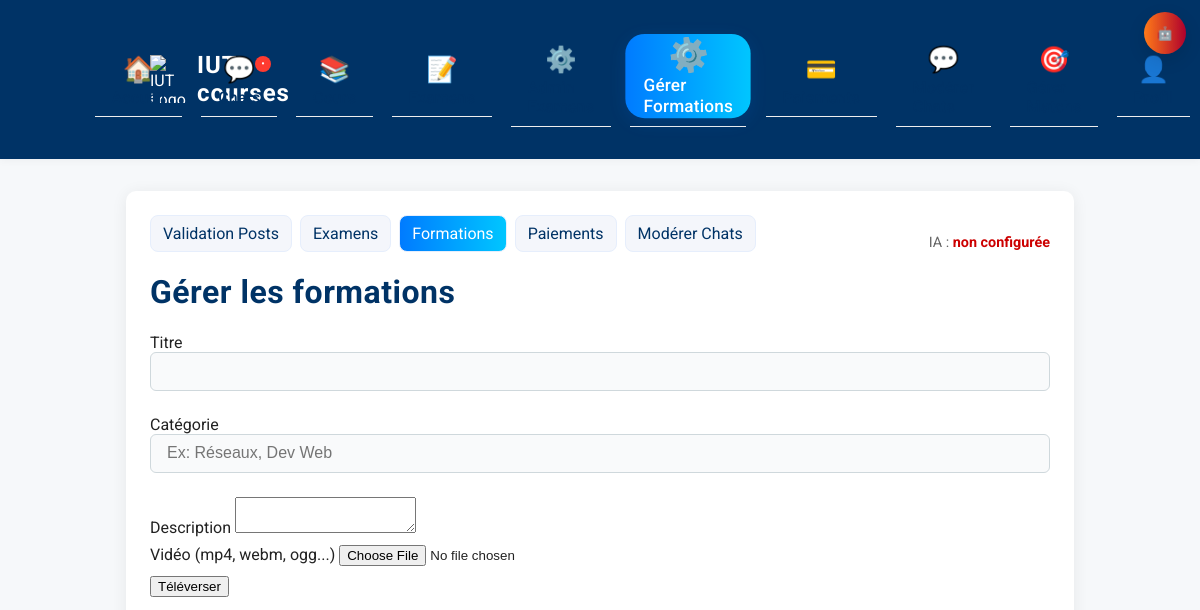
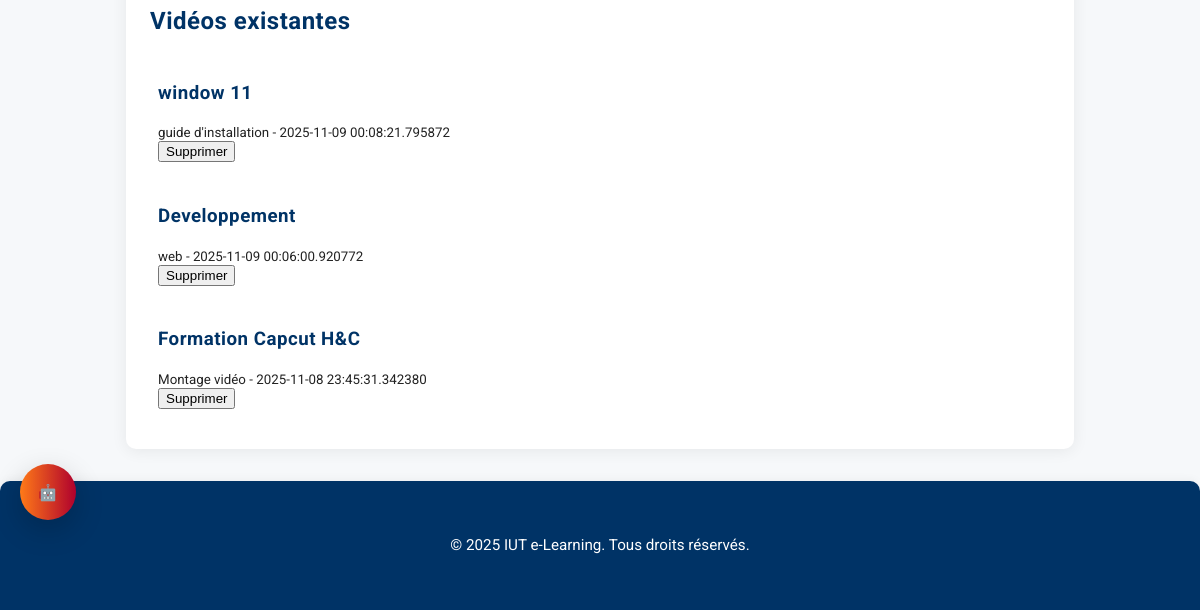
The app's page /admin/formations (signed in), older data (2 pictures, top to bottom).
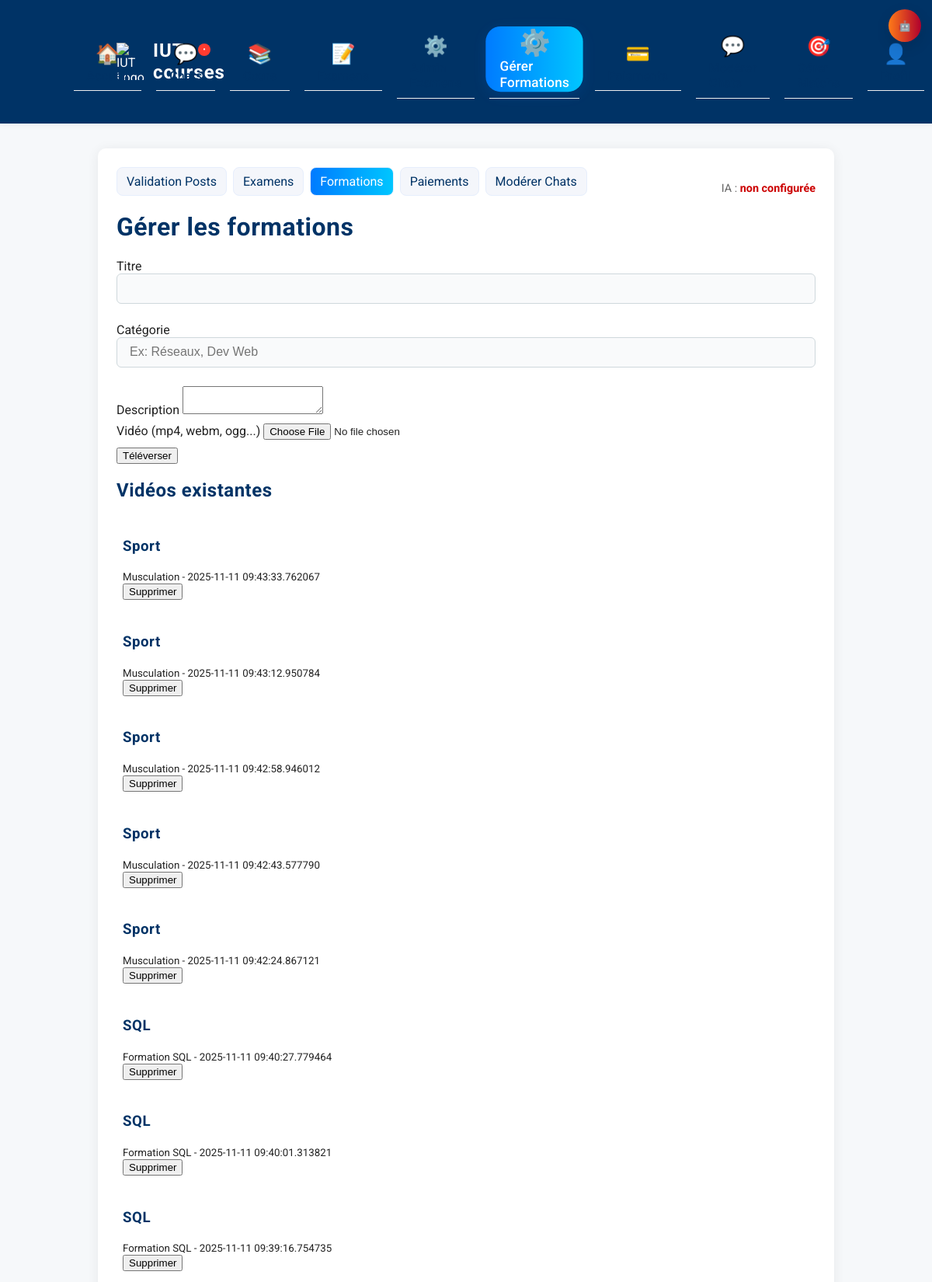
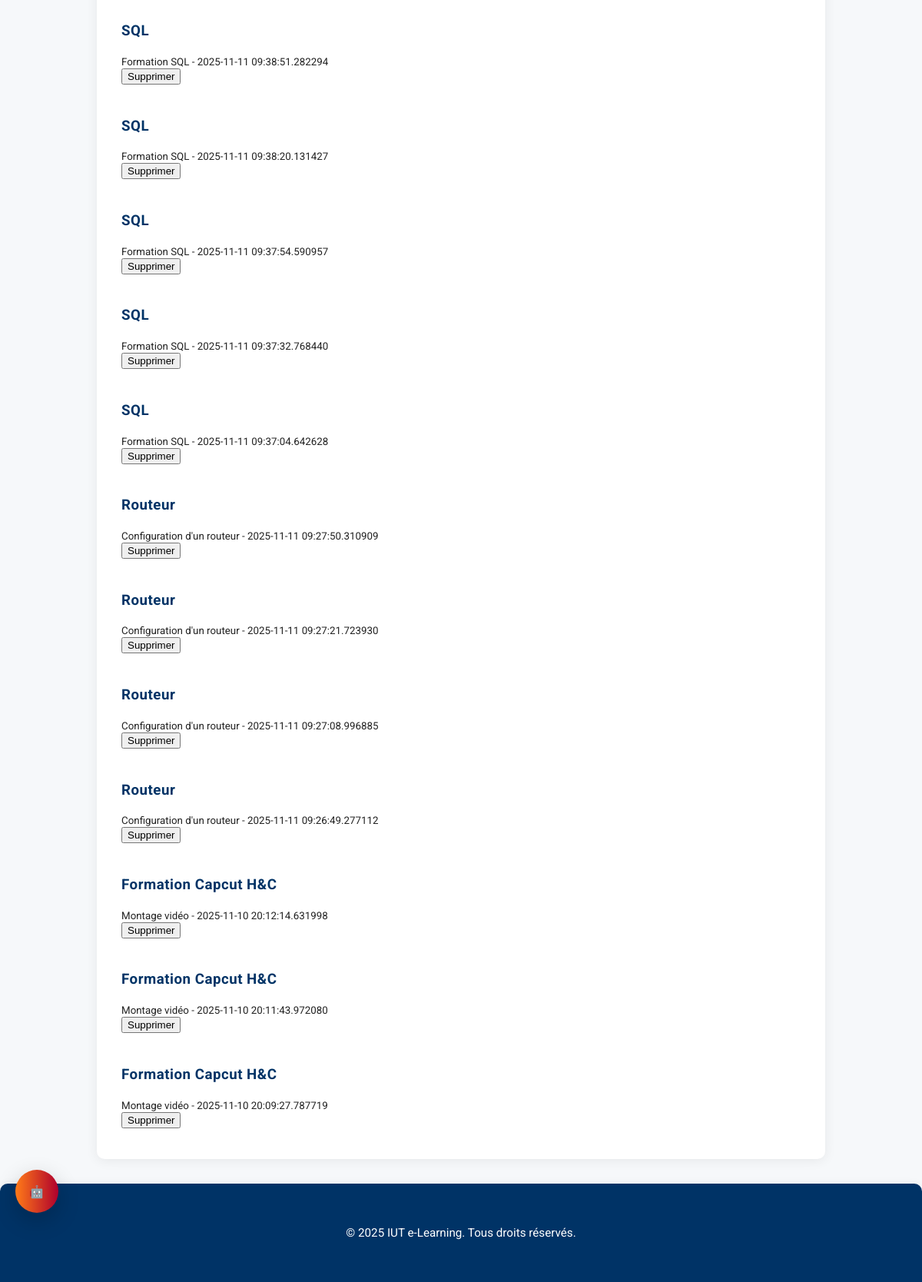
The same page, newer data (2 pictures, top to bottom).
### tables this page shows
CREATE TABLE formations (
    id INTEGER PRIMARY KEY AUTOINCREMENT,
    titre TEXT NOT NULL,
    description TEXT,
    categorie TEXT,
    filename TEXT NOT NULL,
    uploaded_by INTEGER,
    created_at DATETIME DEFAULT CURRENT_TIMESTAMP
);

### app.py (the view, shortened to what this page needs)
@app.route("/admin/formations", methods=["GET", "POST"])
@admin_required
def admin_formations():
    conn = get_db_connection()
    categories = conn.execute("SELECT DISTINCT categorie FROM formations").fetchall()
    videos = conn.execute("SELECT * FROM formations ORDER BY created_at DESC").fetchall()
    conn.close()
    return render_template("admin_formations.html", videos=videos, categories=[c['categorie'] for c in categories])

### app.py (called while the page is built)
def get_db_connection():
    conn = sqlite3.connect(os.path.join(os.path.dirname(__file__), 'database', 'iut_courses.db'))
    conn.row_factory = sqlite3.Row
    return conn

def is_admin():
    return session.get("user_email") == ADMIN_EMAIL

def admin_required(f):
    @wraps(f)
    def decorated_function(*args, **kwargs):
        if not is_admin():
            return "Accès réservé à l'administrateur.", 403
        return f(*args, **kwargs)
    return decorated_function

### templates/admin_formations.html (shortened to what this page needs)
{% extends "base.html" %}
{% block content %}
{% include '_admin_nav.html' %}
<div class="admin-forms">
    <h1>Gérer les formations</h1>
    <form method="POST" enctype="multipart/form-data" class="upload-form">
        <div>
            <label>Titre</label>
            <input type="text" name="titre" required>
        </div>
        <div>
            <label>Catégorie</label>
            <input type="text" name="categorie" placeholder="Ex: Réseaux, Dev Web">
        </div>
        <div>
            <label>Description</label>
            <textarea name="description"></textarea>
        </div>
        <div>
            <label>Vidéo (mp4, webm, ogg...)</label>
            <input type="file" name="video" accept="video/*" required>
        </div>
        <div style="margin-top:10px;">
            <button type="submit">Téléverser</button>
        </div>
    </form>
    <h2>Vidéos existantes</h2>
    <div class="admin-list">
        {% for v in videos %}
        <div class="admin-item">
            <h3>{{ v.titre }}</h3>
            <small>{{ v.categorie }} - {{ v.created_at }}</small>
            <form method="POST" action="{{ url_for('admin_formations_delete', video_id=v.id) }}" onsubmit="return confirm('Supprimer ?')">
                <button type="submit">Supprimer</button>
            </form>
        </div>
        {% endfor %}
    </div>
</div>
{% endblock %}

Row changes from the older to the newer data that the page shows:
removed formations: titre "window 11", categorie "guide d'installation", created_at "2025-11-09 00:08:21.795872"
removed formations: titre "Developpement", categorie "web", created_at "2025-11-09 00:06:00.920772"
removed formations: titre "Formation Capcut H&C", categorie "Montage vidéo", created_at "2025-11-08 23:45:31.342380"
added formations: titre "Sport", categorie "Musculation", created_at "2025-11-11 09:43:33.762067"
added formations: titre "Sport", categorie "Musculation", created_at "2025-11-11 09:43:12.950784"
added formations: titre "Sport", categorie "Musculation", created_at "2025-11-11 09:42:58.946012"
added formations: titre "Sport", categorie "Musculation", created_at "2025-11-11 09:42:43.577790"
added formations: titre "Sport", categorie "Musculation", created_at "2025-11-11 09:42:24.867121"
added formations: titre "SQL", categorie "Formation SQL", created_at "2025-11-11 09:40:27.779464"
added formations: titre "SQL", categorie "Formation SQL", created_at "2025-11-11 09:40:01.313821"
added formations: titre "SQL", categorie "Formation SQL", created_at "2025-11-11 09:39:16.754735"
added formations: titre "SQL", categorie "Formation SQL", created_at "2025-11-11 09:38:51.282294"
added formations: titre "SQL", categorie "Formation SQL", created_at "2025-11-11 09:38:20.131427"
added formations: titre "SQL", categorie "Formation SQL", created_at "2025-11-11 09:37:54.590957"
added formations: titre "SQL", categorie "Formation SQL", created_at "2025-11-11 09:37:32.768440"
added formations: titre "SQL", categorie "Formation SQL", created_at "2025-11-11 09:37:04.642628"
added formations: titre "Routeur", categorie "Configuration d'un routeur", created_at "2025-11-11 09:27:50.310909"
added formations: titre "Routeur", categorie "Configuration d'un routeur", created_at "2025-11-11 09:27:21.723930"
added formations: titre "Routeur", categorie "Configuration d'un routeur", created_at "2025-11-11 09:27:08.996885"
added formations: titre "Routeur", categorie "Configuration d'un routeur", created_at "2025-11-11 09:26:49.277112"
added formations: titre "Formation Capcut H&C", categorie "Montage vidéo", created_at "2025-11-10 20:12:14.631998"
added formations: titre "Formation Capcut H&C", categorie "Montage vidéo", created_at "2025-11-10 20:11:43.972080"
added formations: titre "Formation Capcut H&C", categorie "Montage vidéo", created_at "2025-11-10 20:09:27.787719"
